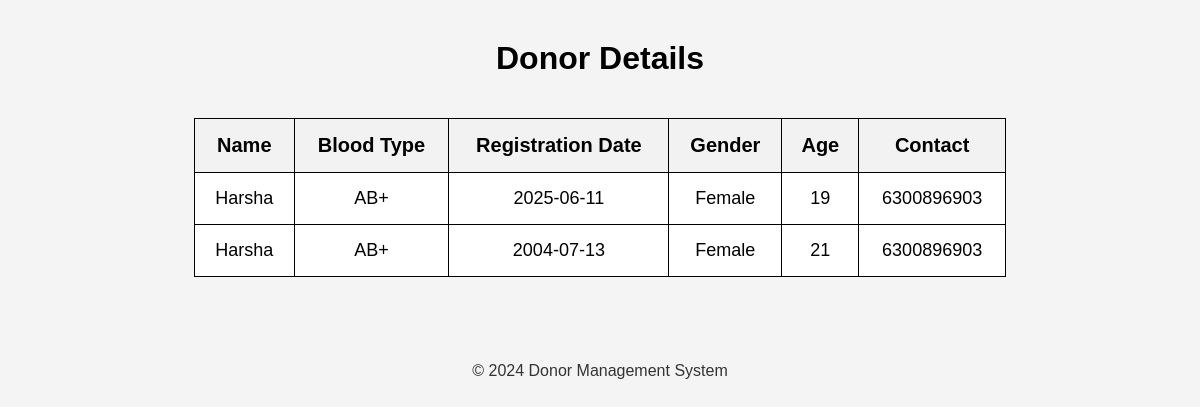
The page /view_donor_details (signed in) on the database its author committed.
### tables this page shows
CREATE TABLE donor_details (
            id INTEGER PRIMARY KEY AUTOINCREMENT,
            user_id INTEGER NOT NULL,
            name TEXT NOT NULL,
            blood_type TEXT NOT NULL,
            dob TEXT NOT NULL,
            gender TEXT NOT NULL,
            age INTEGER NOT NULL,
            contact TEXT NOT NULL,
            FOREIGN KEY (user_id) REFERENCES users(id)
        );

### app.py (the view)
@app.route('/view_donor_details')
def view_donor_details():
    if 'user_id' not in session or session.get('role') != 'donor':
        flash("Please log in first as a donor.", "error")
        return redirect(url_for('homepage'))
    conn = get_db_connection()
    cursor = conn.cursor()
    cursor.execute("SELECT * FROM donor_details WHERE user_id = ?", (session['user_id'],))
    donor_details = cursor.fetchall()
    conn.close()
    return render_template('view_donor_details.html', donor_details=donor_details)

### app.py (called while the page is built)
def get_db_connection():
    db_path = os.path.abspath('database.db')
    print("Database path:", db_path)  # Debugging line
    conn = sqlite3.connect(db_path)
    conn.row_factory = sqlite3.Row
    return conn

### templates/view_donor_details.html (shortened to what this page needs)
<!DOCTYPE html>
<html lang="en">
<head>
</head>
<body>
    <div class="content">
        <h1>Donor Details</h1>
        <table>
            <tr>
                <th>Name</th>
                <th>Blood Type</th>
                <th>Registration Date</th>
                <th>Gender</th>
                <th>Age</th>
                <th>Contact</th>
            </tr>
            {% for detail in donor_details %}
            <tr>
                <td>{{ detail['name'] }}</td>
                <td>{{ detail['blood_type'] }}</td>
                <td>{{ detail['dob'] }}</td>
                <td>{{ detail['gender'] }}</td>
                <td>{{ detail['age'] }}</td>
                <td>{{ detail['contact'] }}</td>
            </tr>
            {% endfor %}
        </table>
        <div class="footer">
            &copy; 2024 Donor Management System
        </div>
    </div>
</body>
</html>

### templates/view_donor_details.html (style rules this page uses)
body { margin: 0; font-family: Arial, sans-serif; background-color: #f4f4f4; display: flex; flex-direction: column; align-items: center; min-height: 100vh; }
h1 { margin-top: 20px; text-align: center; }
.content { width: 100%; max-width: 1200px; padding: 20px; box-sizing: border-box; display: flex; flex-direction: column; align-items: center; }
table { width: 70%; max-width: 900px; margin: 20px 0; border-collapse: collapse; font-size: 18px; background-color: #fff; }
th, td { padding: 15px; text-align: center; border: 1px solid #000000; }
th { background-color: #f2f2f2; font-size: 20px; }
.footer { margin-top: 50px; padding: 15px; text-align: center; font-size: 16px; color: #333; background-color: transparent; }

### rows shown on the page
donor_details: name "Harsha", blood_type "AB+", dob "2025-06-11", gender "Female", age "19", contact "6300896903"
donor_details: name "Harsha", blood_type "AB+", dob "2004-07-13", gender "Female", age "21", contact "6300896903"
